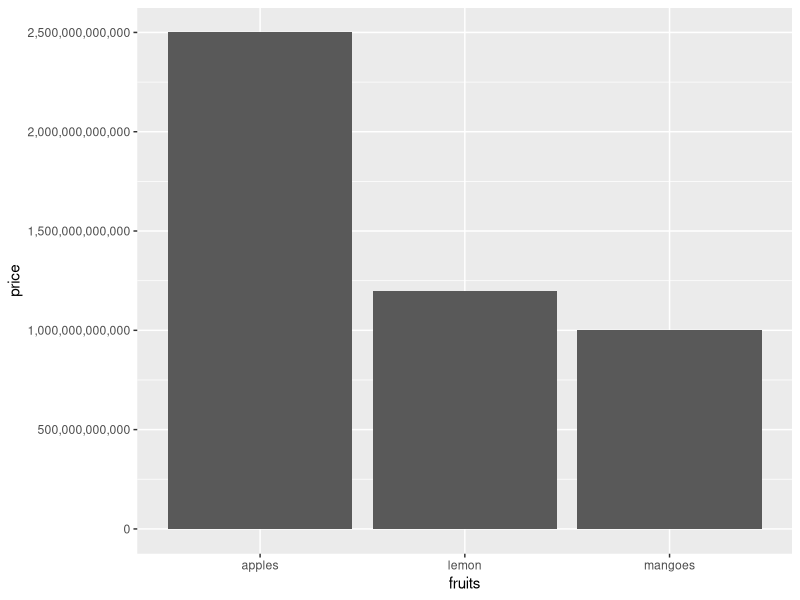

Write the R code that produced this figure.

library(tidyverse)

my_data <-  tibble(
  fruits = c("mangoes", "apples", "lemon" ),
  price = c(1000000000000, 2500000000000, 1200000000000)
)

my_data %>% 
  ggplot(
    aes(x=fruits, y=price))+
  geom_bar(stat = "identity")+
  scale_y_continuous(labels = scales::comma)


# using comma format
scales::comma(10000000.135, scale = 1, big.mark = ",")
